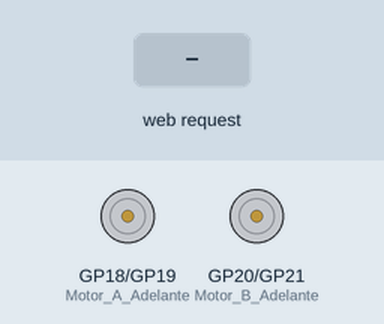
The program below on a simulated Raspberry Pi Pico running CircuitPython. Shown: motor-driver pin pairs drawn as motors (green arrow = first pin HIGH = forward, orange = second pin HIGH = backward, longer = more drive, scaled by the enable pin). Inputs (shaded band) come from the test bench. What the program prints to the serial console is not drawn.

Above: at 2.7 s.
2.8 s: HTTP request GET /adelante received
At 3.8 s:
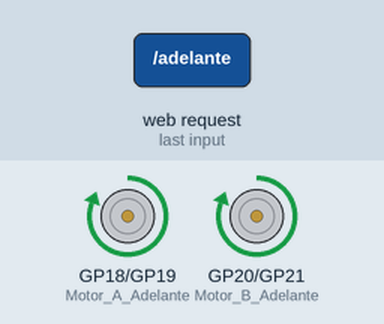
4.3 s: HTTP request GET /izquierda received
At 5.0 s:
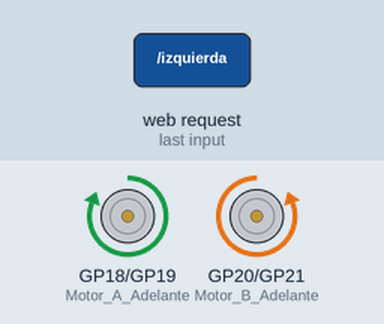
5.8 s: HTTP request GET /derecha received
At 6.1 s:
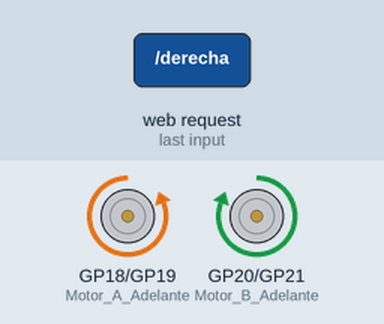
7.3 s: HTTP request GET /atras received
At 8.5 s:
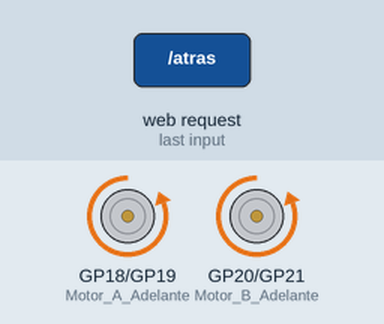
8.8 s: HTTP request GET /detener received
At 9.6 s:
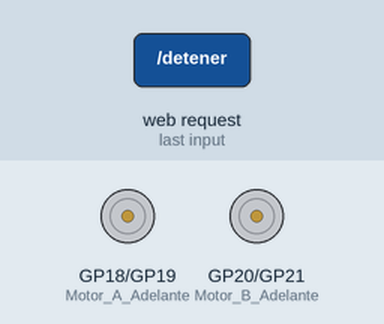
Timing chart, 0 to 11.3 s (numbered marks = the images above; inputs shaded):
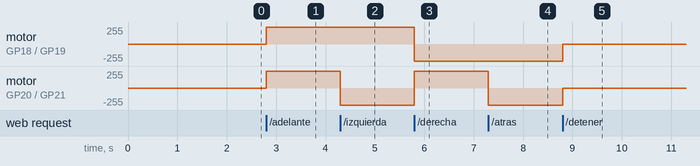

The program:

html_motor.py
```python
import wifi
import socketpool
import microcontroller
import time
import board
import pwmio
from digitalio import DigitalInOut, Direction

ssid = 'Infinix3'
password = 'juseca7216'

# Definir pines de control para el puente H
Motor_A_Adelante = DigitalInOut(board.GP18)
Motor_A_Atras = DigitalInOut(board.GP19)
Motor_B_Adelante = DigitalInOut(board.GP20)
Motor_B_Atras = DigitalInOut(board.GP21)
Motor_A_Adelante.direction = Direction.OUTPUT
Motor_A_Atras.direction = Direction.OUTPUT
Motor_B_Adelante.direction = Direction.OUTPUT
Motor_B_Atras.direction = Direction.OUTPUT

# Definir pines PWM para Enable A y Enable B
Enable_A = pwmio.PWMOut(board.GP15, frequency=1000, duty_cycle=65535)  # Máxima velocidad
Enable_B = pwmio.PWMOut(board.GP14, frequency=1000, duty_cycle=65535)  # Máxima velocidad

def adelante():
    Motor_A_Adelante.value = True
    Motor_B_Adelante.value = True
    Motor_A_Atras.value = False
    Motor_B_Atras.value = False

def atras():
    Motor_A_Adelante.value = False
    Motor_B_Adelante.value = False
    Motor_A_Atras.value = True
    Motor_B_Atras.value = True

def detener():
    Motor_A_Adelante.value = False
    Motor_B_Adelante.value = False
    Motor_A_Atras.value = False
    Motor_B_Atras.value = False

def izquierda():
    Motor_A_Adelante.value = True
    Motor_B_Adelante.value = False
    Motor_A_Atras.value = False
    Motor_B_Atras.value = True

def derecha():
    Motor_A_Adelante.value = False
    Motor_B_Adelante.value = True
    Motor_A_Atras.value = True
    Motor_B_Atras.value = False

detener()

# Configurar conexión WiFi
wifi.radio.connect(ssid, password)
ip = wifi.radio.ipv4_address
print(f'Conectado con IP: {ip}')

pool = socketpool.SocketPool(wifi.radio)
server = pool.socket()
server.bind((str(ip), 80))
server.listen(1)

def serve():
    while True:
        conn, addr = server.accept()
        buffer = bytearray(1024)
        conn.recv_into(buffer)  # Usar recv_into en CircuitPython
        request = str(buffer, 'utf-8')

        if '/adelante' in request:
            adelante()
        elif '/izquierda' in request:
            izquierda()
        elif '/detener' in request:
            detener()
        elif '/derecha' in request:
            derecha()
        elif '/atras' in request:
            atras()

        html = """
        <!DOCTYPE html>
        <html>
        <body>
        <form action="./adelante"><button>Adelante</button></form>
        <form action="./izquierda"><button>Izquierda</button></form>
        <form action="./detener"><button>Detener</button></form>
        <form action="./derecha"><button>Derecha</button></form>
        <form action="./atras"><button>Atras</button></form>
        </body>
        </html>
        """
        conn.send(html.encode())
        conn.close()

try:
    serve()
except KeyboardInterrupt:
    server.close()
    microcontroller.reset()
```

Measured:
- after the input at 2.8 s, motor on GP18 (Motor_A_Adelante) / GP19 (Motor_A_Atras), motor on GP20 (Motor_B_Adelante) / GP21 (Motor_B_Atras): stopped → forward 255/255 at once
- after the input at 4.3 s, motor on GP20 (Motor_B_Adelante) / GP21 (Motor_B_Atras): forward 255/255 → backward 255/255 at once
- after the input at 5.8 s, motor on GP18 (Motor_A_Adelante) / GP19 (Motor_A_Atras): forward 255/255 → backward 255/255 at once; motor on GP20 (Motor_B_Adelante) / GP21 (Motor_B_Atras): backward 255/255 → forward 255/255 at once
- after the input at 7.3 s, motor on GP20 (Motor_B_Adelante) / GP21 (Motor_B_Atras): forward 255/255 → backward 255/255 at once
- after the input at 8.8 s, motor on GP18 (Motor_A_Adelante) / GP19 (Motor_A_Atras), motor on GP20 (Motor_B_Adelante) / GP21 (Motor_B_Atras): backward 255/255 → stopped at once
